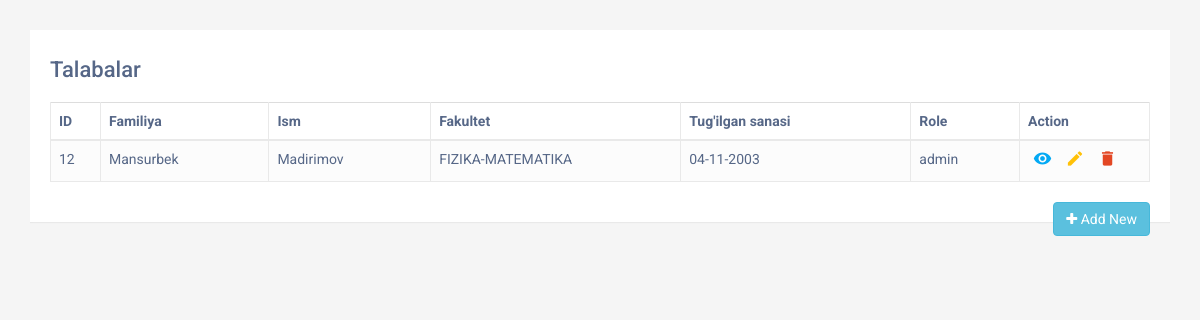
The app's page /admin.php with its own data.
### tables this page shows
CREATE TABLE `student` (
  `telefon_raqam` varchar(20) NOT NULL,
  `id` bigint(20) NOT NULL,
  `ism` varchar(50) DEFAULT NULL,
  `familiya` varchar(50) DEFAULT NULL,
  `login` varchar(50) DEFAULT NULL,
  `parol` varchar(50) DEFAULT NULL,
  `tugilgan_sana` varchar(10) DEFAULT NULL,
  `email` varchar(100) DEFAULT NULL,
  `fakultet_id` int(11) DEFAULT NULL,
  `oqishga_kirgan_yili` varchar(10) DEFAULT NULL,
  `tolov_shakli` varchar(20) DEFAULT NULL,
  `pasport_raqami` varchar(9) DEFAULT NULL,
  `jshshir` varchar(14) DEFAULT NULL,
  `jinsi` varchar(5) DEFAULT NULL,
  `viloyat_id` int(11) DEFAULT NULL,
  `tuman_id` int(11) DEFAULT NULL,
  `manzil` varchar(50) DEFAULT NULL,
  `role` varchar(10) DEFAULT NULL
);

CREATE TABLE `fakultet` (
  `id` int(11) NOT NULL,
  `nomi` varchar(50) NOT NULL
);

### admin.php (the view, shortened to what this page needs)
<!DOCTYPE html>
<html lang="en">
<head>
    <link rel="stylesheet" href="https://maxcdn.bootstrapcdn.com/font-awesome/4.7.0/css/font-awesome.min.css">
    <link rel="stylesheet" href="https://maxcdn.bootstrapcdn.com/bootstrap/3.3.7/css/bootstrap.min.css">
    <link rel="stylesheet" href="./css/admin.style.css">
</head>
<body>
    <div class="container">
        <div class="table-responsive">
            <div class="table-wrapper">
                <div class="table-title">
                    <div class="row">
                        <div class="col-sm-8">
                            <h2>Talabalar</h2>
                        </div>
                    </div>
                </div>
                <table class="table table-striped table-hover table-bordered">
                    <thead>
                        <tr>
                            <th style="width : 50px;">ID</th>
                            <th>Familiya</th>
                            <th>Ism</th>
                            <th style="width : 250px;">Fakultet</th>
                            <th>Tug'ilgan sanasi</th>
                            <th>Role</th>
                            <th>Action</th>
                        </tr>
                    </thead>
                    <tbody>
                        <?php
                        include('./db.config.php');
                        try {
                            $sql = "SELECT student.id, student.ism, student.familiya, student.tugilgan_sana, fakultet.nomi, student.role FROM student
                              INNER JOIN fakultet ON student.fakultet_id = fakultet.id";
                            $stmt = $connection->query($sql);
                            while ($row = $stmt->fetch()) {
                                echo "<tr>";
                                echo "<td>" . $row["id"] . "</td>";
                                echo "<td>" . $row["ism"] . "</td>";
                                echo "<td>" . $row["familiya"] . "</td>";
                                echo "<td>" . $row["nomi"] . "</td>";
                                echo "<td>" . $row["tugilgan_sana"] . "</td>";
                                echo "<td>" . $row["role"] . "</td>";
                                echo '<td>
                                        <a href="student.detail.php?id=' . $row["id"] . '" class="view" title="View" data-toggle="tooltip"><i class="material-icons">&#xE417;</i></a>
                                        <a href="add.student.php?id=' . $row["id"] . '" class="edit" title="Edit" data-toggle="tooltip"><i class="material-icons">&#xE254;</i></a>
                                        <a href="#" onclick="confirmDelete(' . $row["id"] . ')"  class="delete" title="Delete" data-toggle="tooltip"><i class="material-icons">&#xE872;</i></a>
                                      </td>';
                                echo "</tr>";
                            }
                        } catch (Exception $e) {
                            echo "Xatolik:" + $e->getMessage();
                        }
                        ?>
                    </tbody>
                </table>
                <button type="button" onclick="window.location.href='add.student.php'" class="btn btn-info add-new"
                    style="float: right;"><i class="fa fa-plus"></i>
                    Add New
                </button>
            </div>
        </div>
    </div>
</body>
</html>

### css/admin.style.css (style rules this page uses)
body { color: #566787; background: #f5f5f5; font-family: 'Roboto', sans-serif; }
.table-responsive { margin: 30px 0; }
.table-wrapper { min-width: 1000px; background: #fff; padding: 20px; box-shadow: 0 1px 1px rgba(0, 0, 0, .05); }
.table-title { padding-bottom: 10px; margin: 0 0 10px; }
.table-title h2 { margin: 8px 0 0; font-size: 22px; }
table.table tr th, table.table tr td { border-color: #e9e9e9; }
table.table-striped tbody tr:nth-of-type(odd) { background-color: #fcfcfc; }
table.table td:last-child { width: 130px; }
table.table td a { color: #a0a5b1; display: inline-block; margin: 0 5px; }
table.table td a.view { color: #03A9F4; }
table.table td a.edit { color: #FFC107; }
table.table td a.delete { color: #E34724; }
table.table td i { font-size: 19px; }

### records on screen
student: id "12", ism "Mansurbek", familiya "Madirimov", fakultet.nomi "FIZIKA-MATEMATIKA", tugilgan_sana "04-11-2003", role "admin"
